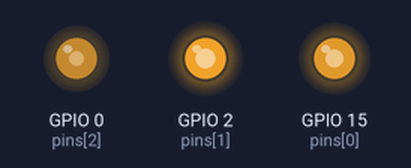
Simulated run of this program. Board: ESP32 board running MicroPython. On the bench: output pins drawn as LEDs (lit = HIGH). Random numbers come from a fixed seed.

Above: at 0.1 s.
At 5.1 s:
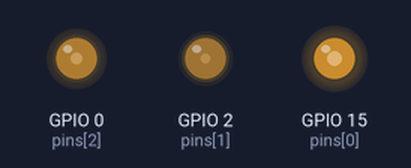
At 9.9 s:
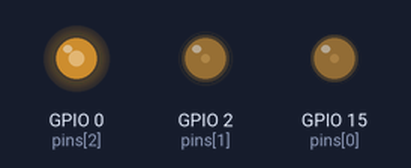
At 19.9 s:
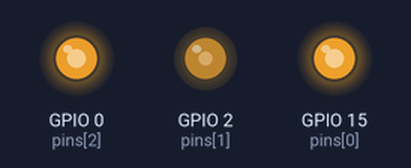
At 29.71 s:
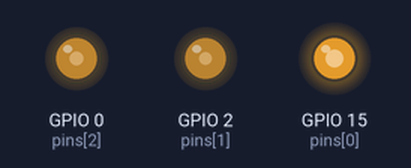
At 39.71 s:
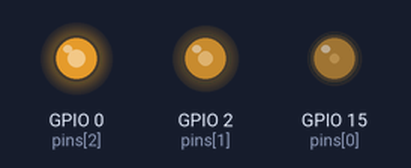
Timing chart, 0 to 40.0 s (numbered marks = the images above):
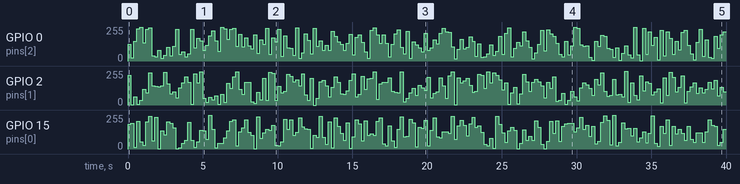

Measured:
- by itself, GPIO 2 (pins[1]): 0/255 → 223/255 at 0.00 s, → 2/255 0.20 s later, → 61/255 0.20 s later, → 6/255 0.20 s later, … (200 changes in this stretch)
- by itself, GPIO 0 (pins[2]): 0/255 → 125/255 at 0.00 s, → 26/255 0.20 s later, → 148/255 0.20 s later, → 241/255 0.20 s later, … (200 changes in this stretch)

The program:

rgb_random.py
```python
from machine import Pin,PWM
from random import randint
import time

pins = [15,2,0]

pwm_r = PWM(Pin(pins[0]), 10000)
pwm_g = PWM(Pin(pins[1]), 10000)
pwm_b = PWM(Pin(pins[2]), 10000)

def setColor(r, g, b):
    pwm_r.duty(1023-r)
    pwm_g.duty(1023-g)
    pwm_b.duty(1023-b)

try:
    while True:
        red   = randint(0, 1023)
        green = randint(0, 1023)
        blue  = randint(0, 1023)
        setColor(red, green, blue)
        time.sleep_ms(200)
finally:
    pwm_r.deinit()
    pwm_g.deinit()
    pwm_b.deinit()
```
